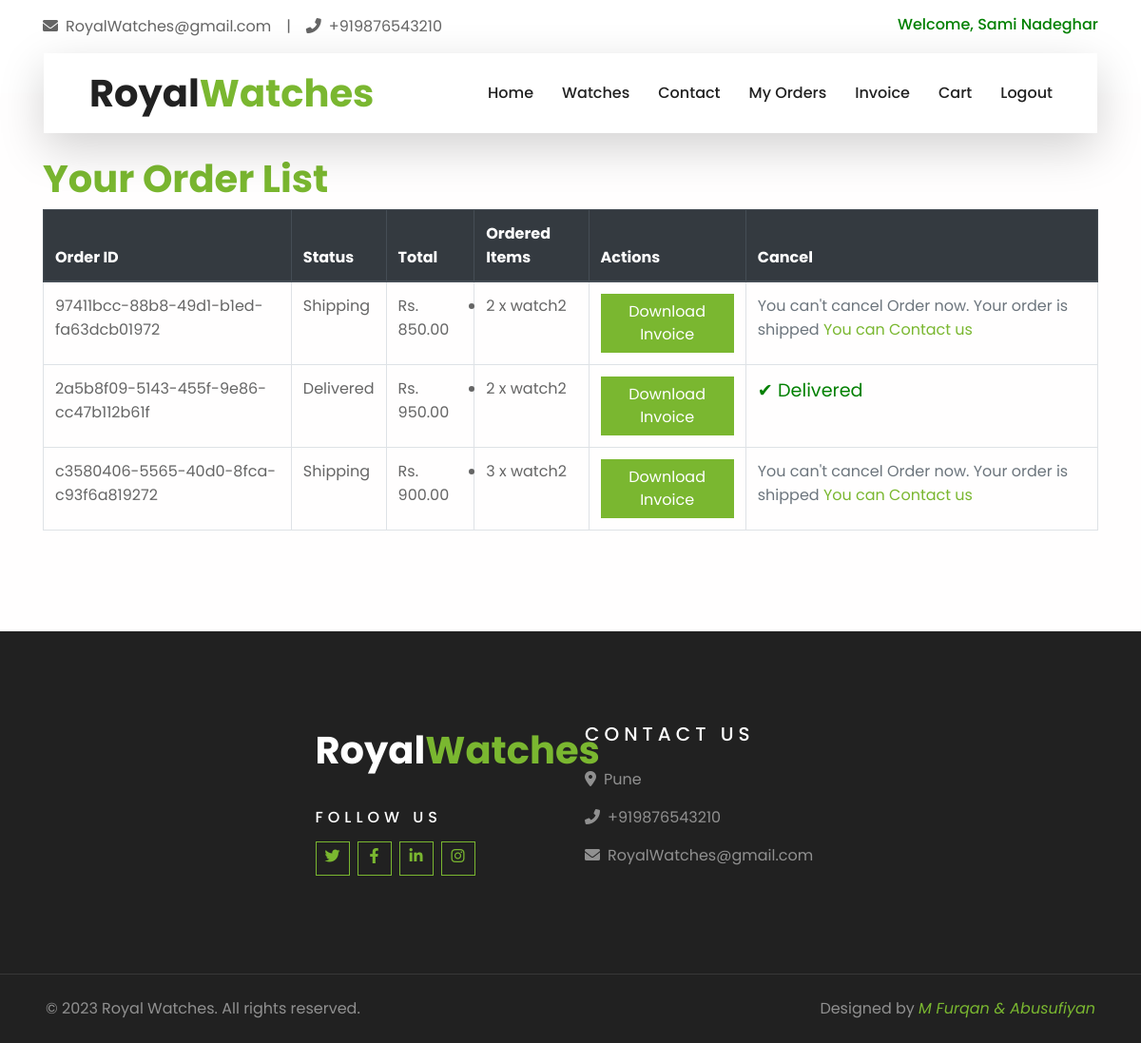
/order_list/ (signed in), run on the app's committed database.
### watches/models.py (models this page shows, shortened)
class Order(models.Model):
    PENDING = 'pending'
    PROCESSING = 'processing'
    SHIPPING = 'shipping'
    DELIVERED = 'delivered'
    CANCELLED = "cancelled"
    STATUS_CHOICES = [
        (PENDING, 'Pending'),
        (PROCESSING, 'Processing'),
        (SHIPPING, 'Shipping'),
        (DELIVERED, 'Delivered'),
        (CANCELLED, 'Cancelled'),
    ]
    user = models.ForeignKey(User, on_delete=models.CASCADE)
    items = models.ManyToManyField('Watch', through='OrderItem')
    created_at = models.DateTimeField(auto_now_add=True)
    total_price = models.DecimalField(max_digits=10, decimal_places=2)
    status = models.CharField(max_length=20, choices=STATUS_CHOICES, default=PENDING)
    payment_successful = models.BooleanField(default=False)
    order_uuid = models.UUIDField(default=uuid.uuid4, editable=False, unique=True)
    def get_status_display(self):
        try:
            return dict(self.STATUS_CHOICES)[self.status]
        except KeyError:
            return "Unknown Status"

class OrderItem(models.Model):
    order = models.ForeignKey('Order', on_delete=models.CASCADE)
    watch = models.ForeignKey('Watch', on_delete=models.CASCADE)
    quantity = models.PositiveIntegerField()
    total_price = models.DecimalField(max_digits=10, decimal_places=2)

class Watch(models.Model):
    name = models.CharField(max_length=255)
    description = models.TextField()
    price = models.DecimalField(max_digits=10, decimal_places=2)
    image = models.ImageField(upload_to='watch_images/')
    created_at = models.DateTimeField(auto_now_add=True)
    is_featured = models.BooleanField(default=False)
    stock_quantity = models.PositiveIntegerField(default=0)

### watches/views.py (the view)
# urls.py: path('order_list/', views.order_list, name='order_list'),
def order_list(request):
    orders = Order.objects.filter(user=request.user)
    return render(request, 'order_list.html', {'orders': orders})

### templates/order_list.html (shortened to what this page needs)
{% extends 'base.html' %}
{% block body %}
    <div class="container mt-4">
        <h1>Your Order List</h1>
        {% if orders %}
            <table class="table table-bordered">
                <thead class="thead-dark">
                    <tr>
                        <th>Order ID</th>
                        <th>Status</th>
                        <th>Total</th>
                        <th>Ordered Items</th>
                        <th>Actions</th>
                        <th>Cancel</th>
                    </tr>
                </thead>
                <tbody>
                    {% for order in orders %}
                        <tr>
                            <td>{{ order.order_uuid }}</td>
                            <td>
                                    {{ order.get_status_display }}
                            </td>
                            <td>Rs. {{ order.total_price }}</td>
                            <td>
                                <ul>
                                    {% for item in order.orderitem_set.all %}
                                        <li>{{ item.quantity }} x {{ item.watch.name }}</li>
                                    {% endfor %}
                                </ul>
                            </td>
                            <td>
                                <a href="{% url 'invoice' order_uuid=order.order_uuid %}" class="btn btn-primary">Download Invoice</a>
                            </td>
                            <td>
                                {% if order.status == 'pending' or order.status == 'processing' %}
                                    <form action="{% url 'cancel_order' order.id %}" method="POST">
                                        {% csrf_token %}
                                        <button type="submit" class="btn btn-danger">
                                            Cancel Order
                                        </button>
                                    </form>
                                {% elif order.status == 'shipping' %}
                                <span class="text-muted">You can't cancel Order now. Your order is shipped <a href="{% url 'contact' %}"> You can Contact us</a></span>
                                {% elif order.status == 'delivered' %}
                                <span style="font-size: larger; color: green;">&#10004; Delivered</span>
                                {% else %}
                                <span class="text-danger" style="font-size: larger;">&#10006; <span style="font-size: smaller; opacity: 0.7;">cancelled</span></span>
                                {% endif %}
                            </td>
                        </tr>
                    {% endfor %}
                </tbody>
            </table>
        {% else %}
            <p>You haven't placed any orders yet.</p>
        {% endif %}
    </div>
{% endblock %}

### templates/base.html (shortened to what this page needs)
{% load static %}
<html lang="en">
<head>
    <link href="https://cdnjs.cloudflare.com/ajax/libs/font-awesome/6.0.0/css/all.min.css" rel="stylesheet">
    <link href="{% static 'style.css' %}" rel="stylesheet">
    <link href="https://fontawesome.com/icons/user?s=solid&f=classic" rel="stylesheet">
    <link href="{% static 'style.css' %}" rel="stylesheet">
    <link href="" rel="stylesheet">
</head>
<body class="d-flex flex-column min-vh-100">
    <div class="container-fluid bg-light pt-3 d-none d-lg-block">
        <div class="container">
            <div class="row">
                <div class="col-lg-6 text-center text-lg-left mb-2 mb-lg-0">
                    <div class="d-inline-flex align-items-center">
                        <p><i class="fa fa-envelope mr-2"></i>RoyalWatches@gmail.com</p>
                        <p class="text-body px-3">|</p>
                        <p><i class="fa fa-phone-alt mr-2"></i>+919876543210</p>
                    </div>
                </div>
                <div class="col-lg-6 text-center text-lg-right">
                    <div class="user-name">
                        <h6 style='color:green'>Welcome, {{ user.first_name }} {{ user.last_name }}</h6>
                    </div>
                </div>
            </div>
        </div>
    </div>
    <div class="container-fluid position-relative nav-bar p-0">
        <div class="container-lg position-relative p-0 px-lg-3" style="z-index: 9;">
            <nav class="navbar navbar-expand-lg bg-light navbar-light shadow-lg py-3 py-lg-0 pl-3 pl-lg-5">
                <a href="" class="navbar-brand">
                    <h1 class="m-0 text-primary"><span class="text-dark">Royal</span>Watches</h1>
                </a>
                <div class="collapse navbar-collapse justify-content-between px-3" id="navbarCollapse">
                    <div class="navbar-nav ml-auto py-0">
                        <a href="/home/" class="nav-item nav-link ">Home</a>
                        <a href="/watches/" class="nav-item nav-link">Watches</a>
                        <a href="/contact/" class="nav-item nav-link">Contact</a>
                        {% if user.is_authenticated %}
                        <a href="/order_list/" class="nav-item nav-link">My Orders</a>
                        <a href="/invoice_page" class="nav-item nav-link">Invoice</a>
                        <a href="/cart/" class="nav-item nav-link">Cart</a>
                        <a href="/logout" class="nav-item nav-link">Logout</a>
                        {% else %}
                        <a href="/register" class="nav-item nav-link">Registration</a>
                        <a href="/login" class="nav-item nav-link">Login</a>
                        {% endif %}
                    </div>
                </div>
            </nav>
        </div>
    </div>
    <div class="flex-grow-1">
        {% block body %} {% endblock body %}
    </div>
    <div class="container-fluid bg-dark text-white-50 py-5 px-sm-3 px-lg-5" style="margin-top: 90px;">
        <div class="row pt-5 justify-content-center">
            <div class="col-lg-3 col-md-6 mb-5">
                <a href="" class="navbar-brand">
                    <h1 class="text-primary"><span class="text-white">Royal</span>Watches</h1>
                </a>
                <h6 class="text-white text-uppercase mt-4 mb-3" style="letter-spacing: 5px;">Follow Us</h6>
                <div class="d-flex justify-content-start">
                    <a class="btn btn-outline-primary btn-square mr-2" href="#"><i class="fab fa-twitter"></i></a>
                    <a class="btn btn-outline-primary btn-square mr-2" href="#"><i class="fab fa-facebook-f"></i></a>
                    <a class="btn btn-outline-primary btn-square mr-2" href="#"><i class="fab fa-linkedin-in"></i></a>
                    <a class="btn btn-outline-primary btn-square" href="#"><i class="fab fa-instagram"></i></a>
                </div>
            </div>
            <div class="col-lg-3 col-md-6 mb-5">
                <h5 class="text-white text-uppercase mb-4" style="letter-spacing: 5px;">Contact Us</h5>
                <p><i class="fa fa-map-marker-alt mr-2"></i>Pune</p>
                <p><i class="fa fa-phone-alt mr-2"></i>+919876543210</p>
                <p><i class="fa fa-envelope mr-2"></i>RoyalWatches@gmail.com</p>
            </div>
        </div>
    </div>
    <div class="container-fluid bg-dark text-white border-top py-4 px-sm-3 px-md-5" style="border-color: rgba(256, 256, 256, .1) !important;">
        <div class="row">
            <div class="col-lg-6 text-center text-md-left mb-3 mb-md-0">
                <p class="m-0 text-white-50"> &copy; 2023 Royal Watches.  All rights reserved.</p>
            </div>
            <div class="col-lg-6 text-center text-md-right">
                <p class="m-0 text-white-50">Designed by <a href=""><i>M Furqan & Abusufiyan</i></a></p>
            </div>
        </div>
    </div>
</body>
</html>

### data on the page
Order: order_uuid "97411bcc-88b8-49d1-b1ed-fa63dcb01972", status "Shipping", total_price "850.00", shows "You can't cancel Order now. Your order is shipped"
OrderItem: quantity "2", watch.name "watch2"
Order: order_uuid "2a5b8f09-5143-455f-9e86-cc47b112b61f", status "Delivered", total_price "950.00", shows "✔ Delivered"
OrderItem: quantity "2", watch.name "watch2"
Order: order_uuid "c3580406-5565-40d0-8fca-c93f6a819272", status "Shipping", total_price "900.00", shows "You can't cancel Order now. Your order is shipped"
OrderItem: quantity "3", watch.name "watch2"

### other printed values
{{ user.first_name }} "Sami"
{{ user.last_name }} "Nadeghar"
